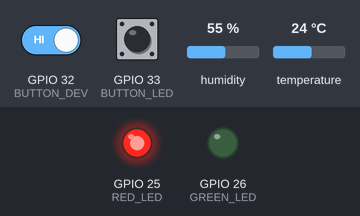
The program below on a simulated ESP32. Shown: output pins drawn as LEDs (lit = HIGH). The test bench sets the inputs (shaded band); at power-on: GPIO 33 (BUTTON_LED) HIGH, GPIO 32 (BUTTON_DEV) HIGH, humidity 55 %, temperature 24 °C. No MQTT or app messages arrive unless stated; what the program prints to the serial monitor is not drawn.

Above: at 4.7 s.
4.8 s: GPIO 33 (BUTTON_LED) pulled LOW for 2.35 s
At 6.1 s:
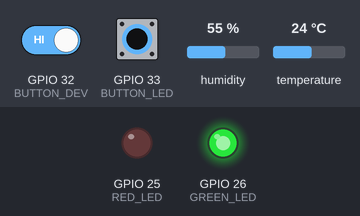
16.2 s: GPIO 33 (BUTTON_LED) pulled LOW for 2.35 s
At 18.1 s:
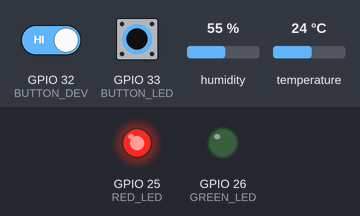
20.0 s: GPIO 32 (BUTTON_DEV) driven LOW and GPIO 33 (BUTTON_LED) driven LOW
At 22.1 s:
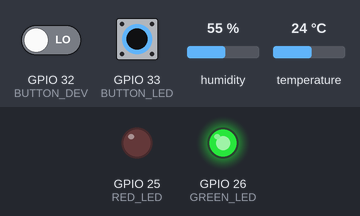
Timing chart, 0 to 23.6 s (numbered marks = the images above; inputs shaded):
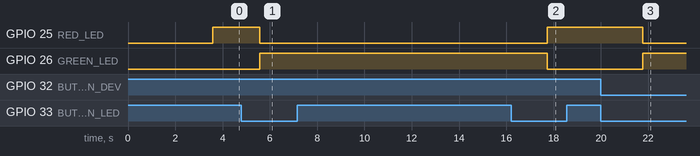

Measured:
- after the input at 4.8 s, GPIO 25 (RED_LED): HIGH → LOW after 0.78 s; GPIO 26 (GREEN_LED): LOW → HIGH after 0.78 s
- after the input at 16.2 s, GPIO 25 (RED_LED): LOW → HIGH after 1.5 s; GPIO 26 (GREEN_LED): HIGH → LOW after 1.5 s
- after the input at 20.0 s, GPIO 25 (RED_LED): HIGH → LOW after 1.8 s; GPIO 26 (GREEN_LED): LOW → HIGH after 1.8 s

The program:

main.cpp
```cpp
#include <Arduino.h>
#include <DHT.h>
#include <TempReader.h>
#include <WifiConnection.h>
#include <MQTTConnection.h>

// Define LEDs
#define RED_LED 25
#define GREEN_LED 26


// Define DHT
#define DHT_Pin 27
#define DHT_Type 11


// Define Button
#define BUTTON_LED 33
#define BUTTON_DEV 32

// Define WiFi auth
#define SSID "iCellulaire"
#define PASS "mBi540816"

// Define MQTT
#define MQTT_HOST "172.20.10.11"
#define MQTT_PORT 1883
#define MQTT_TOPIC "weather/"
#define DEVICE_ID "esp32_01"

bool tempType = false;

TempReader* dht;

WifiConnection* wifi;

MQTTConnection* mqtt;

unsigned long lastButtonUnitState = 0;
unsigned long lastButtonDevPress = 0;
const unsigned long debounceDelay = 500;
bool lastButtonState = HIGH;
bool buttonUnitState = HIGH;
bool buttonDevState = HIGH;

void switchtTemp();

void setup() {
  Serial.begin(115200);

  // Setup LEDs
  pinMode(RED_LED, OUTPUT);
  pinMode(GREEN_LED, OUTPUT);

  // Setup Buttons
  pinMode(BUTTON_LED, INPUT_PULLUP);
  pinMode(BUTTON_DEV, INPUT_PULLUP);

  // Setup DHT
  dht = new TempReader(DHT_Pin, DHT_Type);

  // Connect to WiFi
  wifi = new WifiConnection(SSID, PASS);

  // Connect to MQTT
  mqtt = new MQTTConnection(MQTT_HOST, MQTT_PORT, MQTT_TOPIC);

  if (dht->getUnit() == "C") {
    digitalWrite(RED_LED, HIGH);
    digitalWrite(GREEN_LED, LOW);
  } else {
    digitalWrite(RED_LED, LOW);
    digitalWrite(GREEN_LED, HIGH);
  }
}

void loop() {

  mqtt->loop();

  buttonUnitState = digitalRead(BUTTON_LED);
  buttonDevState = digitalRead(BUTTON_DEV);

  if (buttonDevState == LOW && lastButtonDevPress == HIGH) {
    unsigned long currentTime = millis();
    if (currentTime - lastButtonDevPress >= debounceDelay) {
      lastButtonDevPress = currentTime;

      dht->switchMode();
    }
  }

  if (buttonUnitState == LOW && lastButtonUnitState == HIGH) {
    unsigned long currentTime = millis();
    if (currentTime - lastButtonUnitState >= debounceDelay) {
      lastButtonUnitState = currentTime;

      dht->switchUnit();

      // Switch LEDs: red = Celsius, green = Fahrenheit
      if (dht->getUnit() == "C") {
        digitalWrite(RED_LED, HIGH);
        digitalWrite(GREEN_LED, LOW);
      } else {
        digitalWrite(RED_LED, LOW);
        digitalWrite(GREEN_LED, HIGH);
      }
    }
  }

  lastButtonUnitState = buttonUnitState;
  lastButtonDevPress = buttonDevState;

  const float temp = dht->getTemp();
  const String unit = dht->getUnit();

  StaticJsonDocument<256> doc;
  doc["device_id"] = DEVICE_ID;
  doc["ts"] = millis();

  JsonObject humidity = doc.createNestedObject("humidity");
  humidity["unit"] = "%";
  humidity["value"] = 48.1;

  JsonObject temperature = doc.createNestedObject("temperature");
  temperature["unit"] = unit;
  temperature["value"] = temp;

  mqtt->sendMessage(doc);

  delay(2000);
}
```
